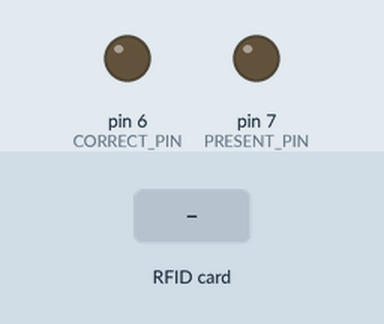
Recording of a sketch running on a simulated Arduino Uno, built with avr-gcc and run on an emulated ATmega328P. On the bench: output pins drawn as LEDs (lit = HIGH). The inputs (shaded band) are chosen by the test bench. Pins used as bus, display or sensor lines are not drawn; what the sketch prints to the serial monitor is not drawn.

Above: at 1.2 s.
1.3 s: RFID card C9 5C 7C 9E held to the reader
At 1.31 s:
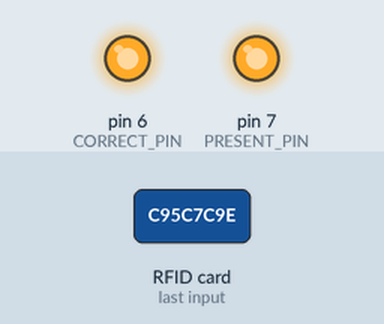
2.8 s: RFID card 00 00 00 00 held to the reader
At 2.87 s:
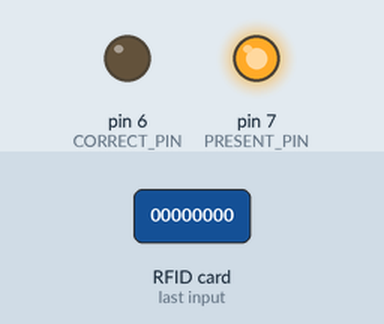
Timing chart, 0 to 5.8 s (numbered marks = the images above; inputs shaded):
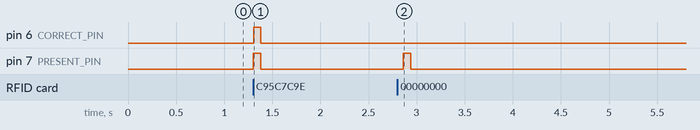

Measured:
- after the input at 1.3 s, pin 6 (CORRECT_PIN), pin 7 (PRESENT_PIN): LOW → HIGH at once, → LOW 0.08 s later
- after the input at 2.8 s, pin 7 (PRESENT_PIN): LOW → HIGH after 0.06 s, → LOW 0.08 s later

The sketch:

DO.ino
```cpp
//DO PROGRAM
#include <SPI.h>
#include <MFRC522.h>

//============ Parametros Configurables ============================

// Se define el uID del Tag, este se obtiene de la lectura del Tag
// Se toman en pares y en minisculas y se escriben precedudos por 0x
// Ejemplo: Tag ID: 40EFF56A 29 76 7F 9E
// byte value[] = {0x29, 0x76, 0x7f, 0x9e};

byte value[] = {0xc9, 0x5c, 0x7c, 0x9e}; // El valor de TAG que éste arduino espera y toma como válido


// Puertos de salida hacia el Arduino Principal
// Modificar solo si es necesario
#define PRESENT_PIN     7
#define CORRECT_PIN     6

//=================================================================

#define RST_PIN         9
#define SS_PIN          10

MFRC522 mfrc522(SS_PIN, RST_PIN);   //Se crea el objeto MFRC522
MFRC522::MIFARE_Key key;

byte empty[] = {0x00,0x00,0x00,0x00};
byte buffer[4];
byte buffersize = sizeof(buffer);

void setup() {
    Serial.begin(9600);
    while (!Serial);    // Do nothing if no serial port is opened (added for Arduinos based on ATMEGA32U4)
    SPI.begin();        // Init SPI bus
    mfrc522.PCD_Init(); // Init MFRC522 card
    mfrc522.PCD_SetRegisterBitMask(mfrc522.RFCfgReg, (0x07<<4)); //Set Antena Gain to MAX

    // Prepare the key (used both as key A and as key B)
    // using FFFFFFFFFFFFh which is the default at chip delivery from the factory
    for (byte i = 0; i < 6; i++) {
        key.keyByte[i] = 0xFF;
    }

    pinMode(PRESENT_PIN,OUTPUT);
    pinMode(CORRECT_PIN,OUTPUT);
    digitalWrite(CORRECT_PIN,LOW);
    digitalWrite(PRESENT_PIN,LOW);
    *buffer = *empty;
}

void loop() {

  ifCorrect();
    // Look for new cards


    mfrc522.PCD_Init(); // Se reinician los registros lo cual causaba el problema de tarjeta Presente/ausente


    if ( ! mfrc522.PICC_IsNewCardPresent()){
        digitalWrite(PRESENT_PIN,LOW);
        Serial.println("Present FALSE");
        *buffer = *empty;
        return;

    }

    digitalWrite(PRESENT_PIN,HIGH);
    if ( ! mfrc522.PICC_ReadCardSerial())
        return;

    //Realiza la lectura del uID del Tag
    for (int i = 0; i < 4; i++) {  //
    buffer[i] = mfrc522.uid.uidByte[i];
  }
}


bool compareByte(byte *buffer,  byte *value) {
    for (byte i = 0; i < buffersize; i++)
        if(buffer[i]!=value[i])
            return false;
     return true;
}

void ifCorrect(){
  if(compareByte(buffer,value)){
    digitalWrite(CORRECT_PIN,HIGH);
    }
  else {
    digitalWrite(CORRECT_PIN,LOW);
    }
}
```
